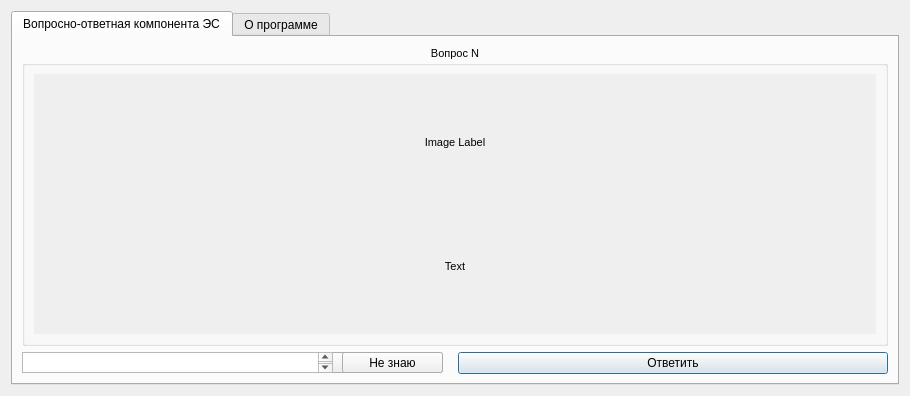
<?xml version="1.0" encoding="UTF-8"?>
<ui version="4.0">
 <class>Dialog</class>
 <widget class="QDialog" name="Dialog">
  <property name="enabled">
   <bool>true</bool>
  </property>
  <property name="geometry">
   <rect>
    <x>0</x>
    <y>0</y>
    <width>910</width>
    <height>396</height>
   </rect>
  </property>
  <property name="minimumSize">
   <size>
    <width>450</width>
    <height>250</height>
   </size>
  </property>
  <property name="acceptDrops">
   <bool>false</bool>
  </property>
  <property name="windowTitle">
   <string>Dialog</string>
  </property>
  <layout class="QHBoxLayout" name="horizontalLayout">
   <property name="spacing">
    <number>0</number>
   </property>
   <item>
    <widget class="QTabWidget" name="tabWidget">
     <property name="currentIndex">
      <number>0</number>
     </property>
     <widget class="QWidget" name="tab_Main">
      <attribute name="title">
       <string>Вопросно-ответная компонента ЭС</string>
      </attribute>
      <layout class="QGridLayout" name="gridLayout">
       <item row="0" column="0" colspan="2">
        <widget class="QGroupBox" name="groupBox_Question">
         <property name="font">
          <font>
           <pointsize>8</pointsize>
          </font>
         </property>
         <property name="title">
          <string>Вопрос N</string>
         </property>
         <property name="alignment">
          <set>Qt::AlignHCenter|Qt::AlignTop</set>
         </property>
         <layout class="QGridLayout" name="gridLayout_2">
          <item row="1" column="0">
           <widget class="QScrollArea" name="scrollArea">
            <property name="frameShape">
             <enum>QFrame::NoFrame</enum>
            </property>
            <property name="horizontalScrollBarPolicy">
             <enum>Qt::ScrollBarAlwaysOff</enum>
            </property>
            <property name="widgetResizable">
             <bool>true</bool>
            </property>
            <widget class="QWidget" name="scrollAreaWidgetContents">
             <property name="geometry">
              <rect>
               <x>0</x>
               <y>0</y>
               <width>836</width>
               <height>248</height>
              </rect>
             </property>
             <layout class="QVBoxLayout" name="verticalLayout">
              <item>
               <widget class="QLabel" name="label_Question_Image">
                <property name="text">
                 <string>Image Label</string>
                </property>
                <property name="alignment">
                 <set>Qt::AlignCenter</set>
                </property>
               </widget>
              </item>
              <item>
               <widget class="QLabel" name="label_Question">
                <property name="text">
                 <string>Text</string>
                </property>
                <property name="alignment">
                 <set>Qt::AlignCenter</set>
                </property>
                <property name="wordWrap">
                 <bool>true</bool>
                </property>
               </widget>
              </item>
             </layout>
            </widget>
           </widget>
          </item>
         </layout>
        </widget>
       </item>
       <item row="1" column="1">
        <widget class="QPushButton" name="pushButton_SendAnswer">
         <property name="text">
          <string>Ответить</string>
         </property>
        </widget>
       </item>
       <item row="1" column="0">
        <widget class="QWidget" name="widget" native="true">
         <property name="maximumSize">
          <size>
           <width>16777215</width>
           <height>21</height>
          </size>
         </property>
         <widget class="QComboBox" name="comboBox_Answers">
          <property name="geometry">
           <rect>
            <x>0</x>
            <y>0</y>
            <width>421</width>
            <height>21</height>
           </rect>
          </property>
         </widget>
         <widget class="QTextEdit" name="textEdit_Answers">
          <property name="geometry">
           <rect>
            <x>0</x>
            <y>0</y>
            <width>311</width>
            <height>21</height>
           </rect>
          </property>
         </widget>
         <widget class="QPushButton" name="pushButton_Answers">
          <property name="geometry">
           <rect>
            <x>320</x>
            <y>0</y>
            <width>101</width>
            <height>21</height>
           </rect>
          </property>
          <property name="text">
           <string>Не знаю</string>
          </property>
         </widget>
        </widget>
       </item>
      </layout>
     </widget>
     <widget class="QWidget" name="tab_Info">
      <attribute name="title">
       <string>О программе</string>
      </attribute>
      <layout class="QVBoxLayout" name="verticalLayout_2">
       <property name="spacing">
        <number>0</number>
       </property>
       <property name="leftMargin">
        <number>0</number>
       </property>
       <property name="topMargin">
        <number>0</number>
       </property>
       <property name="rightMargin">
        <number>0</number>
       </property>
       <property name="bottomMargin">
        <number>0</number>
       </property>
       <item>
        <widget class="QScrollArea" name="scrollArea_2">
         <property name="frameShape">
          <enum>QFrame::NoFrame</enum>
         </property>
         <property name="sizeAdjustPolicy">
          <enum>QAbstractScrollArea::AdjustIgnored</enum>
         </property>
         <property name="widgetResizable">
          <bool>false</bool>
         </property>
         <property name="alignment">
          <set>Qt::AlignLeading|Qt::AlignLeft|Qt::AlignTop</set>
         </property>
         <widget class="QWidget" name="scrollAreaWidgetContents_2">
          <property name="geometry">
           <rect>
            <x>0</x>
            <y>0</y>
            <width>877</width>
            <height>300</height>
           </rect>
          </property>
          <property name="autoFillBackground">
           <bool>false</bool>
          </property>
          <widget class="QLabel" name="label">
           <property name="geometry">
            <rect>
             <x>11</x>
             <y>11</y>
             <width>460</width>
             <height>28</height>
            </rect>
           </property>
           <property name="font">
            <font>
             <pointsize>14</pointsize>
            </font>
           </property>
           <property name="frameShape">
            <enum>QFrame::NoFrame</enum>
           </property>
           <property name="text">
            <string>ФИО автора: Леонов Владислав Денисович</string>
           </property>
           <property name="alignment">
            <set>Qt::AlignLeading|Qt::AlignLeft|Qt::AlignTop</set>
           </property>
           <property name="wordWrap">
            <bool>false</bool>
           </property>
           <property name="indent">
            <number>-1</number>
           </property>
          </widget>
          <widget class="QLabel" name="label_4">
           <property name="geometry">
            <rect>
             <x>11</x>
             <y>52</y>
             <width>376</width>
             <height>28</height>
            </rect>
           </property>
           <property name="font">
            <font>
             <pointsize>14</pointsize>
            </font>
           </property>
           <property name="text">
            <string>E-mail автора: bourhood@gmail.com</string>
           </property>
           <property name="alignment">
            <set>Qt::AlignLeading|Qt::AlignLeft|Qt::AlignTop</set>
           </property>
          </widget>
          <widget class="QLabel" name="label_3">
           <property name="geometry">
            <rect>
             <x>11</x>
             <y>92</y>
             <width>175</width>
             <height>28</height>
            </rect>
           </property>
           <property name="font">
            <font>
             <pointsize>14</pointsize>
            </font>
           </property>
           <property name="text">
            <string>Группа: 224-322</string>
           </property>
           <property name="alignment">
            <set>Qt::AlignLeading|Qt::AlignLeft|Qt::AlignTop</set>
           </property>
          </widget>
          <widget class="QLabel" name="label_2">
           <property name="geometry">
            <rect>
             <x>11</x>
             <y>133</y>
             <width>607</width>
             <height>28</height>
            </rect>
           </property>
           <property name="font">
            <font>
             <pointsize>14</pointsize>
            </font>
           </property>
           <property name="text">
            <string>Университет: Московский Политехнический Университет</string>
           </property>
           <property name="alignment">
            <set>Qt::AlignLeading|Qt::AlignLeft|Qt::AlignTop</set>
           </property>
          </widget>
          <widget class="QLabel" name="label_5">
           <property name="geometry">
            <rect>
             <x>11</x>
             <y>174</y>
             <width>312</width>
             <height>28</height>
            </rect>
           </property>
           <property name="font">
            <font>
             <pointsize>14</pointsize>
            </font>
           </property>
           <property name="text">
            <string>Дата разработки: 01.11.2023</string>
           </property>
           <property name="alignment">
            <set>Qt::AlignLeading|Qt::AlignLeft|Qt::AlignTop</set>
           </property>
          </widget>
          <widget class="QLabel" name="label_6">
           <property name="geometry">
            <rect>
             <x>11</x>
             <y>215</y>
             <width>732</width>
             <height>28</height>
            </rect>
           </property>
           <property name="font">
            <font>
             <pointsize>14</pointsize>
            </font>
           </property>
           <property name="text">
            <string>&lt;html&gt;&lt;head/&gt;&lt;body&gt;&lt;p&gt;Учебный курс: &lt;a href=&quot;https://online.mospolytech.ru/course/view.php?id=5148&quot;&gt;&lt;span style=&quot; text-decoration: underline; color:#0000ff;&quot;&gt;https://online.mospolytech.ru/course/view.php?id=5148&lt;/span&gt;&lt;/a&gt;&lt;/p&gt;&lt;/body&gt;&lt;/html&gt;</string>
           </property>
           <property name="alignment">
            <set>Qt::AlignLeading|Qt::AlignLeft|Qt::AlignTop</set>
           </property>
           <property name="openExternalLinks">
            <bool>true</bool>
           </property>
          </widget>
          <widget class="QLabel" name="label_7">
           <property name="geometry">
            <rect>
             <x>11</x>
             <y>255</y>
             <width>855</width>
             <height>28</height>
            </rect>
           </property>
           <property name="font">
            <font>
             <pointsize>14</pointsize>
            </font>
           </property>
           <property name="text">
            <string>&lt;html&gt;&lt;head/&gt;&lt;body&gt;&lt;p&gt;Программа является вопросно-ответной компонентой Экспертной Системы (ЭС)&lt;/p&gt;&lt;/body&gt;&lt;/html&gt;</string>
           </property>
           <property name="alignment">
            <set>Qt::AlignLeading|Qt::AlignLeft|Qt::AlignTop</set>
           </property>
           <property name="openExternalLinks">
            <bool>true</bool>
           </property>
          </widget>
          <zorder>label_4</zorder>
          <zorder>label_3</zorder>
          <zorder>label_2</zorder>
          <zorder>label_5</zorder>
          <zorder>label_6</zorder>
          <zorder>label_7</zorder>
          <zorder>label</zorder>
         </widget>
        </widget>
       </item>
      </layout>
     </widget>
    </widget>
   </item>
  </layout>
 </widget>
 <resources/>
 <connections/>
</ui>
